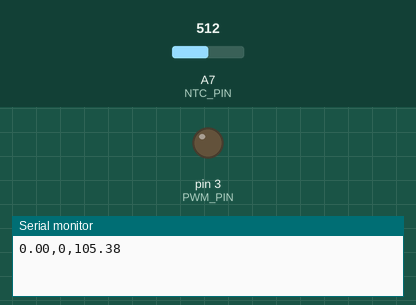
Recording of a sketch running on a simulated Arduino Nano, built with avr-gcc and run on an emulated ATmega328P. On the bench: output pins drawn as LEDs (lit = HIGH), the last lines printed to the serial monitor. The test bench sets the inputs (shaded band); at power-on: A7 (NTC_PIN) = 512.

Above: at 0.1 s.
At 2.1 s:
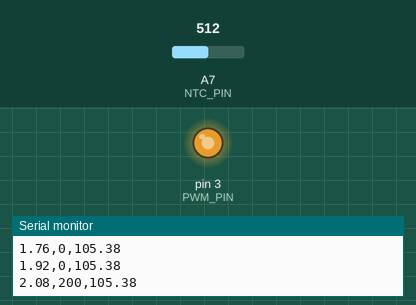
Timing chart, 0 to 3.6 s (numbered marks = the images above):
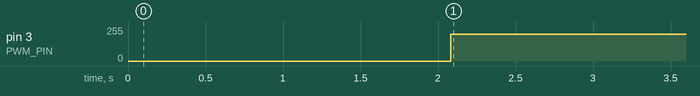

The sketch:

Step_response_generator.ino
```cpp
#include <thermistor.h>

#define NTC_PIN A7
#define PWM_PIN 3

int pwm = 0;
thermistor ntc(NTC_PIN, 0);
unsigned long startTime = 0L;
unsigned long t = 0L;

void setup() {
  Serial.begin(115200);
  pinMode(PWM_PIN, OUTPUT);
  digitalWrite(PWM_PIN, LOW);
  analogWrite(PWM_PIN, 0);

  startTime = millis();
  unsigned long t = startTime;
  while ((t - startTime) <= 2000) {
    Serial.print((t - startTime) / 1000.0, 2);
    Serial.print(",");
    Serial.print(0);
    Serial.print(",");
    Serial.println(readTemperature());
    delay(100);
    t = millis();
  }

  analogWrite(PWM_PIN, pwm = 200);
  while (1) {
    Serial.print((t - startTime) / 1000.0, 2);
    Serial.print(",");
    Serial.print(pwm);
    Serial.print(",");
    Serial.println(readTemperature());
    delay(100);
    t = millis();
  }
}

void loop() {

}

double readTemperature() {
  double sum = 0.0;
  for (int i = 0; i < 5; i++) {
    sum += ntc.analog2temp();
    delay(10);
  }
  return sum / 5.0;
}
```

Measured:
- by itself, pin 3 (PWM_PIN): 0/255 → 200/255 at 2.1 s
